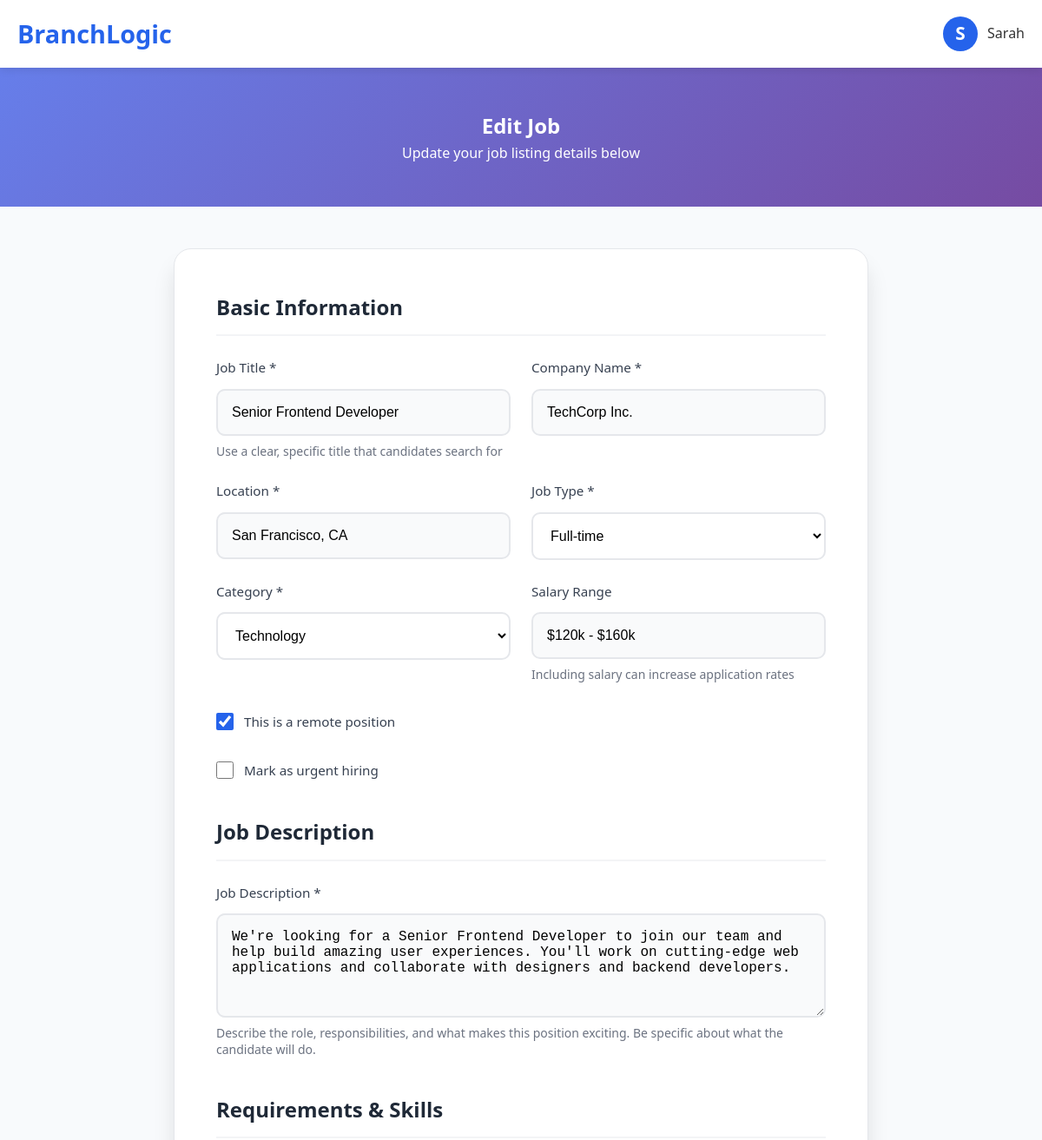
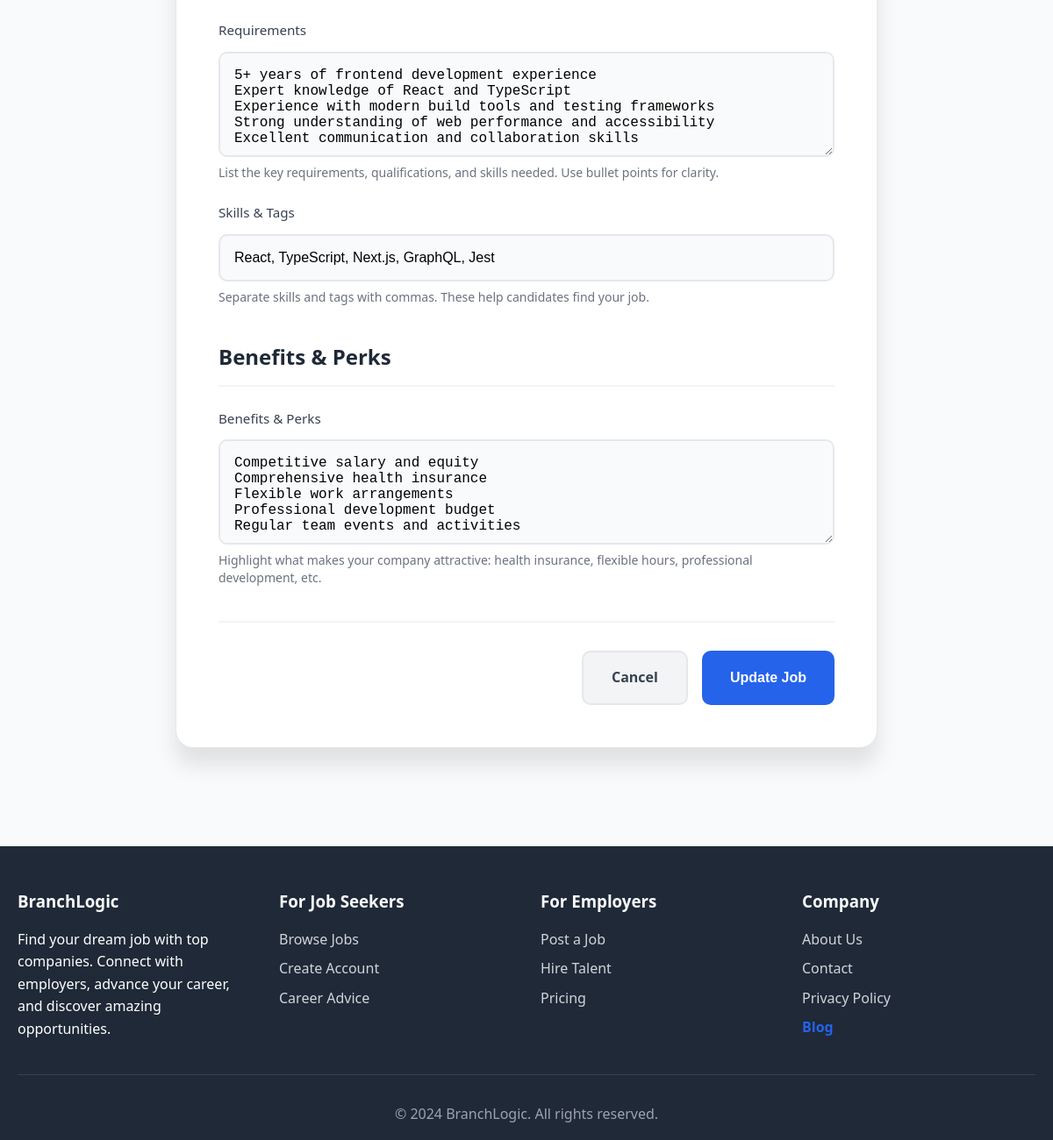
Screenshot of /edit_job/1 (signed in) with the database file from the repository (2 pictures, top to bottom).
### app.py (models this page shows)
class User(UserMixin, db.Model):
    id = db.Column(db.Integer, primary_key=True)
    email = db.Column(db.String(120), unique=True, nullable=False)
    password_hash = db.Column(db.String(200), nullable=False)
    display_name = db.Column(db.String(100), nullable=False)
    first_name = db.Column(db.String(50), nullable=False)
    last_name = db.Column(db.String(50), nullable=False)
    role = db.Column(db.String(20), nullable=False, default='jobseeker')
    profile_complete = db.Column(db.Boolean, default=False)
    avatar = db.Column(db.String(200))
    bio = db.Column(db.Text)
    skills = db.Column(db.Text)
    experience = db.Column(db.Text)
    education = db.Column(db.Text)
    location = db.Column(db.String(100))
    website = db.Column(db.String(200))
    linkedin = db.Column(db.String(200))
    github = db.Column(db.String(200))
    created_at = db.Column(db.DateTime, default=datetime.utcnow)
    updated_at = db.Column(db.DateTime, default=datetime.utcnow, onupdate=datetime.utcnow)

class Job(db.Model):
    id = db.Column(db.Integer, primary_key=True)
    title = db.Column(db.String(200), nullable=False)
    company = db.Column(db.String(200), nullable=False)
    location = db.Column(db.String(200), nullable=False)
    job_type = db.Column(db.String(50), nullable=False)
    remote = db.Column(db.Boolean, default=False)
    salary = db.Column(db.String(100))
    tags = db.Column(db.Text)
    urgent = db.Column(db.Boolean, default=False)
    logo = db.Column(db.String(200))
    description = db.Column(db.Text)
    requirements = db.Column(db.Text)
    benefits = db.Column(db.Text)
    category = db.Column(db.String(100))
    employer_id = db.Column(db.Integer, db.ForeignKey('user.id'), nullable=False)
    employer_email = db.Column(db.String(200), nullable=False)
    status = db.Column(db.String(20), default='active')
    applications_count = db.Column(db.Integer, default=0)
    application_deadline = db.Column(db.DateTime)
    posted_at = db.Column(db.DateTime, default=datetime.utcnow)
    created_at = db.Column(db.DateTime, default=datetime.utcnow)
    updated_at = db.Column(db.DateTime, default=datetime.utcnow, onupdate=datetime.utcnow)

### app.py (the view, shortened to what this page needs)
@app.route('/edit_job/<int:job_id>', methods=['GET', 'POST'])
@login_required
def edit_job(job_id):
    job = Job.query.get_or_404(job_id)
    if current_user.role not in ['employer', 'admin'] or (current_user.role == 'employer' and job.employer_id != current_user.id):
        flash('You do not have permission to edit this job.', 'error')
        return redirect(url_for('dashboard'))
    return render_template('edit_job.html', job=job)

### app.py (called while the page is built)
@login_manager.user_loader
def load_user(user_id):
    return User.query.get(int(user_id))

### templates/edit_job.html (shortened to what this page needs)
{% extends "base.html" %}
{% block content %}
<section class="post-job-header">
    <div class="container">
        <h1>Edit Job</h1>
        <p>Update your job listing details below</p>
    </div>
</section>
<section class="post-job-content">
    <div class="container">
        <form method="POST" class="post-job-form">
            <div class="form-section">
                <h2 class="section-title">Basic Information</h2>
                <div class="form-grid">
                    <div class="form-group">
                        <label for="title" class="form-label">Job Title *</label>
                        <input type="text" id="title" name="title" class="form-input" required value="{{ job.title }}" placeholder="e.g., Senior Frontend Developer">
                        <div class="form-help">Use a clear, specific title that candidates search for</div>
                    </div>
                    <div class="form-group">
                        <label for="company" class="form-label">Company Name *</label>
                        <input type="text" id="company" name="company" class="form-input" required value="{{ job.company }}" placeholder="e.g., TechCorp Inc.">
                    </div>
                </div>
                <div class="form-grid">
                    <div class="form-group">
                        <label for="location" class="form-label">Location *</label>
                        <input type="text" id="location" name="location" class="form-input" required value="{{ job.location }}" placeholder="e.g., San Francisco, CA">
                    </div>
                    <div class="form-group">
                        <label for="job_type" class="form-label">Job Type *</label>
                        <select id="job_type" name="job_type" class="form-input form-select" required>
                            <option value="Full-time" {% if job.job_type == 'Full-time' %}selected{% endif %}>Full-time</option>
                        </select>
                    </div>
                </div>
                <div class="form-grid">
                    <div class="form-group">
                        <label for="category" class="form-label">Category *</label>
                        <select id="category" name="category" class="form-input form-select" required>
                            <option value="technology" {% if job.category == 'technology' %}selected{% endif %}>Technology</option>
                        </select>
                    </div>
                    <div class="form-group">
                        <label for="salary" class="form-label">Salary Range</label>
                        <input type="text" id="salary" name="salary" class="form-input" value="{{ job.salary }}" placeholder="e.g., $80k - $120k">
                        <div class="form-help">Including salary can increase application rates</div>
                    </div>
                </div>
                <div class="form-group">
                    <div class="form-checkbox">
                        <input type="checkbox" id="remote" name="remote" {% if job.remote %}checked{% endif %}>
                        <label for="remote">This is a remote position</label>
                    </div>
                </div>
                <div class="form-group">
                    <div class="form-checkbox">
                        <input type="checkbox" id="urgent" name="urgent" {% if job.urgent %}checked{% endif %}>
                        <label for="urgent">Mark as urgent hiring</label>
                    </div>
                </div>
            </div>
            <div class="form-section">
                <h2 class="section-title">Job Description</h2>
                <div class="form-group full-width">
                    <label for="description" class="form-label">Job Description *</label>
                    <textarea id="description" name="description" class="form-input form-textarea" required placeholder="Provide a detailed description of the role, responsibilities, and what makes this position exciting...">{{ job.description }}</textarea>
                    <div class="form-help">Describe the role, responsibilities, and what makes this position exciting. Be specific about what the candidate will do.</div>
                </div>
            </div>
            <div class="form-section">
                <h2 class="section-title">Requirements & Skills</h2>
                <div class="form-group full-width">
                    <label for="requirements" class="form-label">Requirements</label>
                    <textarea id="requirements" name="requirements" class="form-input form-textarea" placeholder="List the key requirements and qualifications for this position...">{{ job.requirements }}</textarea>
                    <div class="form-help">List the key requirements, qualifications, and skills needed. Use bullet points for clarity.</div>
                </div>
                <div class="form-group full-width">
                    <label for="tags" class="form-label">Skills & Tags</label>
                    <input type="text" id="tags" name="tags" class="form-input" value="{{ job.tags }}" placeholder="e.g., React, Python, AWS, Project Management">
                    <div class="form-help">Separate skills and tags with commas. These help candidates find your job.</div>
                </div>
            </div>
            <div class="form-section">
                <h2 class="section-title">Benefits & Perks</h2>
                <div class="form-group full-width">
                    <label for="benefits" class="form-label">Benefits & Perks</label>
                    <textarea id="benefits" name="benefits" class="form-input form-textarea" placeholder="List the benefits, perks, and what makes your company a great place to work...">{{ job.benefits }}</textarea>
                    <div class="form-help">Highlight what makes your company attractive: health insurance, flexible hours, professional development, etc.</div>
                </div>
            </div>
            <div class="form-actions">
                <a href="{{ url_for('dashboard') }}" class="btn btn-secondary">Cancel</a>
                <button type="submit" class="btn btn-primary">Update Job</button>
            </div>
        </form>
    </div>
</section>
{% endblock %}

### templates/base.html (shortened to what this page needs)
<!DOCTYPE html>
<html lang="en">
<head>
</head>
<body>
    <nav class="navbar">
        <div class="container">
            <div class="nav-container" style="justify-content: space-between;">
                <a href="{{ url_for('home') }}" class="logo">BranchLogic</a>
                <div class="profile-dropdown">
                    <div class="profile-avatar">
                        <span class="avatar-circle">{{ current_user.first_name[0] if current_user.is_authenticated else 'U' }}</span>
                        <span class="profile-name">{{ current_user.first_name if current_user.is_authenticated else 'User' }}</span>
                    </div>
                </div>
            </div>
        </div>
    </nav>
    <main>
        {% block content %}{% endblock %}
    </main>
    <footer class="footer">
        <div class="container">
            <div class="footer-content">
                <div class="footer-section">
                    <h3>BranchLogic</h3>
                    <p>Find your dream job with top companies. Connect with employers, advance your career, and discover amazing opportunities.</p>
                </div>
                <div class="footer-section">
                    <h3>For Job Seekers</h3>
                    <a href="{{ url_for('jobs') }}">Browse Jobs</a>
                    <a href="{{ url_for('signup') }}">Create Account</a>
                    <a href="#">Career Advice</a>
                </div>
                <div class="footer-section">
                    <h3>For Employers</h3>
                    <a href="{{ url_for('post_job') }}">Post a Job</a>
                    <a href="{{ url_for('signup') }}">Hire Talent</a>
                    <a href="#">Pricing</a>
                </div>
                <div class="footer-section">
                    <h3>Company</h3>
                    <a href="#">About Us</a>
                    <a href="#">Contact</a>
                    <a href="#">Privacy Policy</a>
                    <a href="{{ url_for('blog') }}" style="color:#2563eb; font-weight:600;">Blog</a>
                </div>
            </div>
            <div class="footer-bottom">
                <p>&copy; 2024 BranchLogic. All rights reserved.</p>
            </div>
        </div>
    </footer>
</body>
</html>

### templates/base.html (style rules this page uses)
.profile-dropdown { position: relative; display: flex; align-items: center; margin-left: 2rem; }
.profile-avatar { display: flex; align-items: center; cursor: pointer; }
.avatar-circle { width: 40px; height: 40px; background: #2563eb; color: #fff; border-radius: 50%; display: flex; align-items: center; justify-content: center; font-size: 1.3rem; font-weight: bold; margin-right: 0.7rem; }
.profile-name { font-weight: 500; color: #333; }
* { margin: 0; padding: 0; box-sizing: border-box; }
body { font-family: 'Segoe UI', Tahoma, Geneva, Verdana, sans-serif; line-height: 1.6; color: #333; background-color: #f8fafc; }
.container { max-width: 1200px; margin: 0 auto; padding: 0 20px; }
.navbar { background: #fff; box-shadow: 0 2px 10px rgba(0,0,0,0.1); position: sticky; top: 0; z-index: 1000; }
.nav-container { display: flex; justify-content: space-between; align-items: center; padding: 1rem 0; }
.logo { font-size: 1.8rem; font-weight: bold; color: #2563eb; text-decoration: none; }
.btn { padding: 0.75rem 1.5rem; border: none; border-radius: 8px; font-weight: 500; text-decoration: none; display: inline-block; cursor: pointer; transition: all 0.3s; font-size: 1rem; }
.btn-primary { background: #2563eb; color: white; }
.btn-secondary { background: #f1f5f9; color: #333; border: 1px solid #e2e8f0; }
.form-group { margin-bottom: 1.5rem; }
.form-label { display: block; margin-bottom: 0.5rem; font-weight: 500; color: #374151; }
.form-input { width: 100%; padding: 0.75rem; border: 1px solid #d1d5db; border-radius: 8px; font-size: 1rem; transition: border-color 0.3s; }
.form-textarea { min-height: 120px; resize: vertical; }
.form-select { background: white; }
.footer { background: #1f2937; color: white; padding: 3rem 0 1rem; margin-top: 4rem; }
.footer-content { display: grid; grid-template-columns: repeat(auto-fit, minmax(250px, 1fr)); gap: 2rem; margin-bottom: 2rem; }
.footer-section h3 { margin-bottom: 1rem; color: #f9fafb; }
.footer-section a { color: #d1d5db; text-decoration: none; display: block; margin-bottom: 0.5rem; }
.footer-bottom { text-align: center; padding-top: 2rem; border-top: 1px solid #374151; color: #9ca3af; }

### templates/edit_job.html (style rules this page uses)
.post-job-header { background: linear-gradient(135deg, #667eea 0%, #764ba2 100%); color: white; padding: 3rem 0; text-align: center; }
.post-job-content { padding: 3rem 0; }
.post-job-form { max-width: 800px; margin: 0 auto; background: white; border-radius: 20px; padding: 3rem; box-shadow: 0 20px 25px rgba(0, 0, 0, 0.1); border: 1px solid #e5e7eb; }
.form-section { margin-bottom: 2.5rem; }
.section-title { font-size: 1.5rem; color: #1f2937; margin-bottom: 1.5rem; padding-bottom: 0.75rem; border-bottom: 2px solid #f3f4f6; }
.form-grid { display: grid; grid-template-columns: 1fr 1fr; gap: 1.5rem; }
.form-group { display: flex; flex-direction: column; }
.form-group.full-width { grid-column: 1 / -1; }
.form-label { font-weight: 500; margin-bottom: 0.75rem; color: #374151; font-size: 0.95rem; }
.form-input { padding: 1rem; border: 2px solid #e5e7eb; border-radius: 10px; font-size: 1rem; transition: all 0.3s; background: #f9fafb; }
.form-textarea { min-height: 120px; resize: vertical; }
.form-select { background: white; cursor: pointer; }
.form-checkbox { display: flex; align-items: center; gap: 0.75rem; margin-top: 0.5rem; }
.form-checkbox input[type="checkbox"] { width: 20px; height: 20px; accent-color: #2563eb; }
.form-checkbox label { font-size: 0.95rem; color: #374151; cursor: pointer; }
.form-help { font-size: 0.875rem; color: #6b7280; margin-top: 0.5rem; line-height: 1.4; }
.form-actions { display: flex; gap: 1rem; justify-content: flex-end; padding-top: 2rem; border-top: 2px solid #f3f4f6; }
.btn { padding: 1rem 2rem; border-radius: 10px; font-weight: 600; font-size: 1rem; text-decoration: none; display: inline-block; cursor: pointer; transition: all 0.3s; border: none; }
.btn-primary { background: #2563eb; color: white; }
.btn-secondary { background: #f3f4f6; color: #374151; border: 2px solid #e5e7eb; }

### rows the page displays
User: first_name "S", first_name "Sarah"
Job: title "Senior Frontend Developer", company "TechCorp Inc.", location "San Francisco, CA", job_type "Full-time", category "Technology", salary "$120k - $160k", remote "☑", description "We're looking for a Senior Frontend Developer to join our team and help build amazing user experiences. You'll work on cutting-edge web applications and collaborate with designers and backend developers.", requirements "5+ years of frontend development experience Expert knowledge of React and TypeScript Experience with modern build tools and testing frameworks Strong understanding of web performance and accessibility Excellent communication and collaboration skills", tags "React, TypeScript, Next.js, GraphQL, Jest", benefits "Competitive salary and equity Comprehensive health insurance Flexible work arrangements Professional development budget Regular team events and activities"
